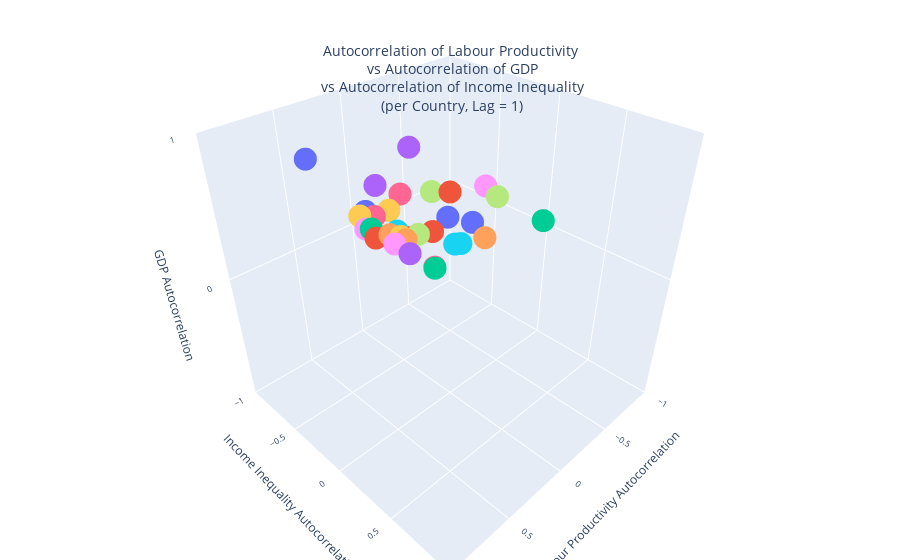

Notebook source saved alongside this figure:
### Code cell
# fig = px.scatter(merged, x='Labour Productivity Autocorrelation', y='Economic Sentiment Autocorrelation', title='Comparison of Autocorrelations Between Datasets', color = "Country Code")
# fig = px.scatter(merged, x='Labour Productivity Autocorrelation', y='Income Inequality Autocorrelation', title='Comparison of Autocorrelations Between Datasets', color = "Country Code")
fig = px.scatter_3d(merged, x='Labour Productivity Autocorrelation',
                            y='Income Inequality Autocorrelation',
                            z="GDP Autocorrelation",
                            title='Comparison of Autocorrelations Between Datasets',
                            color = "Country Code",
                            color_continuous_scale='Inferno')
fig.update_layout()
# fig.update_layout(xaxis_range=[-1,1])
# fig.update_layout(yaxis_range=[-1,1])
fig.update_layout(
    scene = {
    "xaxis": { "range": [-1, 1] },
    "yaxis": { "range": [-1 ,1] },
    "zaxis": { "range": [-1, 1] },
    "aspectmode": "cube"},
    margin = dict(l=0, r=0, b=0, t=0),
#     legend = {'orientation': 'h'},
    showlegend=False)
# fig.update_layout(zaxis_range=[-1,1])

fig.update_layout(title_text=(f'Autocorrelation of Labour Productivity'
                               '<br> vs Autocorrelation of GDP'
                               '<br> vs Autocorrelation of Income Inequality'
                              f'<br> (per Country, Lag = {default_lag})'),
                 title_x=0.5,
                 title_y=0.9,
                 font = { 'size': 10 })


# fig.update_layout(
#     margin=dict(l=0, r=50, t=0, b=50)
# )

fig.show()

### Figure 1 — Plotly figure (JSON) as saved in the notebook; plotly's stock layout.template omitted (floating-point values rounded to 4 significant figures)
{"data": [{"hovertemplate": "Country Code=AUT<br>Labour Productivity Autocorrelation=%{x}<br>Income Inequality Autocorrelation=%{y}<br>GDP Autocorrelation=%{z}<extra></extra>", "legendgroup": "AUT", "marker": {"color": "#636efa", "symbol": "circle"}, "mode": "markers", "name": "AUT", "scene": "scene", "showlegend": true, "type": "scatter3d", "x": [0.7564], "y": [-0.3047], "z": [0.9929]}, {"hovertemplate": "Country Code=BEL<br>Labour Productivity Autocorrelation=%{x}<br>Income Inequality Autocorrelation=%{y}<br>GDP Autocorrelation=%{z}<extra></extra>", "legendgroup": "BEL", "marker": {"color": "#EF553B", "symbol": "circle"}, "mode": "markers", "name": "BEL", "scene": "scene", "showlegend": true, "type": "scatter3d", "x": [0.4827], "y": [0.4802], "z": [0.9933]}, {"hovertemplate": "Country Code=BGR<br>Labour Productivity Autocorrelation=%{x}<br>Income Inequality Autocorrelation=%{y}<br>GDP Autocorrelation=%{z}<extra></extra>", "legendgroup": "BGR", "marker": {"color": "#00cc96", "symbol": "circle"}, "mode": "markers", "name": "BGR", "scene": "scene", "showlegend": true, "type": "scatter3d", "x": [0.9763], "y": [0.8897], "z": [0.9916]}, {"hovertemplate": "Country Code=CHE<br>Labour Productivity Autocorrelation=%{x}<br>Income Inequality Autocorrelation=%{y}<br>GDP Autocorrelation=%{z}<extra></extra>", "legendgroup": "CHE", "marker": {"color": "#ab63fa", "symbol": "circle"}, "mode": "markers", "name": "CHE", "scene": "scene", "showlegend": true, "type": "scatter3d", "x": [0.6925], "y": [0.1795], "z": [0.9947]}, {"hovertemplate": "Country Code=CYP<br>Labour Productivity Autocorrelation=%{x}<br>Income Inequality Autocorrelation=%{y}<br>GDP Autocorrelation=%{z}<extra></extra>", "legendgroup": "CYP", "marker": {"color": "#FFA15A", "symbol": "circle"}, "mode": "markers", "name": "CYP", "scene": "scene", "showlegend": true, "type": "scatter3d", "x": [0.9107], "y": [0.6458], "z": [0.988]}, {"hovertemplate": "Country Code=CZE<br>Labour Productivity Autocorrelation=%{x}<br>Income Inequality Autocorrelation=%{y}<br>GDP Autocorrelation=%{z}<extra></extra>", "legendgroup": "CZE", "marker": {"color": "#19d3f3", "symbol": "circle"}, "mode": "markers", "name": "CZE", "scene": "scene", "showlegend": true, "type": "scatter3d", "x": [0.89], "y": [0.5646], "z": [0.9875]}, {"hovertemplate": "Country Code=DEU<br>Labour Productivity Autocorrelation=%{x}<br>Income Inequality Autocorrelation=%{y}<br>GDP Autocorrelation=%{z}<extra></extra>", "legendgroup": "DEU", "marker": {"color": "#FF6692", "symbol": "circle"}, "mode": "markers", "name": "DEU", "scene": "scene", "showlegend": true, "type": "scatter3d", "x": [0.6703], "y": [0.3356], "z": [0.9983]}, {"hovertemplate": "Country Code=DNK<br>Labour Productivity Autocorrelation=%{x}<br>Income Inequality Autocorrelation=%{y}<br>GDP Autocorrelation=%{z}<extra></extra>", "legendgroup": "DNK", "marker": {"color": "#B6E880", "symbol": "circle"}, "mode": "markers", "name": "DNK", "scene": "scene", "showlegend": true, "type": "scatter3d", "x": [0.8562], "y": [0.6633], "z": [0.999]}, {"hovertemplate": "Country Code=ESP<br>Labour Productivity Autocorrelation=%{x}<br>Income Inequality Autocorrelation=%{y}<br>GDP Autocorrelation=%{z}<extra></extra>", "legendgroup": "ESP", "marker": {"color": "#FF97FF", "symbol": "circle"}, "mode": "markers", "name": "ESP", "scene": "scene", "showlegend": true, "type": "scatter3d", "x": [0.3146], "y": [0.5548], "z": [0.991]}, {"hovertemplate": "Country Code=EST<br>Labour Productivity Autocorrelation=%{x}<br>Income Inequality Autocorrelation=%{y}<br>GDP Autocorrelation=%{z}<extra></extra>", "legendgroup": "EST", "marker": {"color": "#FECB52", "symbol": "circle"}, "mode": "markers", "name": "EST", "scene": "scene", "showlegend": true, "type": "scatter3d", "x": [0.9116], "y": [0.6128], "z": [0.9901]}, {"hovertemplate": "Country Code=FIN<br>Labour Productivity Autocorrelation=%{x}<br>Income Inequality Autocorrelation=%{y}<br>GDP Autocorrelation=%{z}<extra></extra>", "legendgroup": "FIN", "marker": {"color": "#636efa", "symbol": "circle"}, "mode": "markers", "name": "FIN", "scene": "scene", "showlegend": true, "type": "scatter3d", "x": [0.8838], "y": [0.3413], "z": [0.993]}, {"hovertemplate": "Country Code=FRA<br>Labour Productivity Autocorrelation=%{x}<br>Income Inequality Autocorrelation=%{y}<br>GDP Autocorrelation=%{z}<extra></extra>", "legendgroup": "FRA", "marker": {"color": "#EF553B", "symbol": "circle"}, "mode": "markers", "name": "FRA", "scene": "scene", "showlegend": true, "type": "scatter3d", "x": [0.7982], "y": [0.6897], "z": [0.9993]}, {"hovertemplate": "Country Code=GBR<br>Labour Productivity Autocorrelation=%{x}<br>Income Inequality Autocorrelation=%{y}<br>GDP Autocorrelation=%{z}<extra></extra>", "legendgroup": "GBR", "marker": {"color": "#00cc96", "symbol": "circle"}, "mode": "markers", "name": "GBR", "scene": "scene", "showlegend": true, "type": "scatter3d", "x": [0.959], "y": [0.4738], "z": [0.9886]}, {"hovertemplate": "Country Code=GRC<br>Labour Productivity Autocorrelation=%{x}<br>Income Inequality Autocorrelation=%{y}<br>GDP Autocorrelation=%{z}<extra></extra>", "legendgroup": "GRC", "marker": {"color": "#ab63fa", "symbol": "circle"}, "mode": "markers", "name": "GRC", "scene": "scene", "showlegend": true, "type": "scatter3d", "x": [0.9546], "y": [0.7179], "z": [0.971]}, {"hovertemplate": "Country Code=HRV<br>Labour Productivity Autocorrelation=%{x}<br>Income Inequality Autocorrelation=%{y}<br>GDP Autocorrelation=%{z}<extra></extra>", "legendgroup": "HRV", "marker": {"color": "#FFA15A", "symbol": "circle"}, "mode": "markers", "name": "HRV", "scene": "scene", "showlegend": true, "type": "scatter3d", "x": [0.6625], "y": [0.8698], "z": [0.9878]}, {"hovertemplate": "Country Code=HUN<br>Labour Productivity Autocorrelation=%{x}<br>Income Inequality Autocorrelation=%{y}<br>GDP Autocorrelation=%{z}<extra></extra>", "legendgroup": "HUN", "marker": {"color": "#19d3f3", "symbol": "circle"}, "mode": "markers", "name": "HUN", "scene": "scene", "showlegend": true, "type": "scatter3d", "x": [0.7616], "y": [0.8238], "z": [0.982]}, {"hovertemplate": "Country Code=IRL<br>Labour Productivity Autocorrelation=%{x}<br>Income Inequality Autocorrelation=%{y}<br>GDP Autocorrelation=%{z}<extra></extra>", "legendgroup": "IRL", "marker": {"color": "#FF6692", "symbol": "circle"}, "mode": "markers", "name": "IRL", "scene": "scene", "showlegend": true, "type": "scatter3d", "x": [0.8754], "y": [0.3928], "z": [0.9839]}, {"hovertemplate": "Country Code=ISL<br>Labour Productivity Autocorrelation=%{x}<br>Income Inequality Autocorrelation=%{y}<br>GDP Autocorrelation=%{z}<extra></extra>", "legendgroup": "ISL", "marker": {"color": "#B6E880", "symbol": "circle"}, "mode": "markers", "name": "ISL", "scene": "scene", "showlegend": true, "type": "scatter3d", "x": [0.4669], "y": [0.3356], "z": [0.9358]}, {"hovertemplate": "Country Code=ITA<br>Labour Productivity Autocorrelation=%{x}<br>Income Inequality Autocorrelation=%{y}<br>GDP Autocorrelation=%{z}<extra></extra>", "legendgroup": "ITA", "marker": {"color": "#FF97FF", "symbol": "circle"}, "mode": "markers", "name": "ITA", "scene": "scene", "showlegend": true, "type": "scatter3d", "x": [0.971], "y": [0.6429], "z": [0.9922]}, {"hovertemplate": "Country Code=LTU<br>Labour Productivity Autocorrelation=%{x}<br>Income Inequality Autocorrelation=%{y}<br>GDP Autocorrelation=%{z}<extra></extra>", "legendgroup": "LTU", "marker": {"color": "#FECB52", "symbol": "circle"}, "mode": "markers", "name": "LTU", "scene": "scene", "showlegend": true, "type": "scatter3d", "x": [0.9236], "y": [0.3501], "z": [0.9888]}, {"hovertemplate": "Country Code=LUX<br>Labour Productivity Autocorrelation=%{x}<br>Income Inequality Autocorrelation=%{y}<br>GDP Autocorrelation=%{z}<extra></extra>", "legendgroup": "LUX", "marker": {"color": "#636efa", "symbol": "circle"}, "mode": "markers", "name": "LUX", "scene": "scene", "showlegend": true, "type": "scatter3d", "x": [0.6177], "y": [0.7546], "z": [0.9968]}, {"hovertemplate": "Country Code=LVA<br>Labour Productivity Autocorrelation=%{x}<br>Income Inequality Autocorrelation=%{y}<br>GDP Autocorrelation=%{z}<extra></extra>", "legendgroup": "LVA", "marker": {"color": "#EF553B", "symbol": "circle"}, "mode": "markers", "name": "LVA", "scene": "scene", "showlegend": true, "type": "scatter3d", "x": [0.9784], "y": [0.5271], "z": [0.9741]}, {"hovertemplate": "Country Code=MKD<br>Labour Productivity Autocorrelation=%{x}<br>Income Inequality Autocorrelation=%{y}<br>GDP Autocorrelation=%{z}<extra></extra>", "legendgroup": "MKD", "marker": {"color": "#00cc96", "symbol": "circle"}, "mode": "markers", "name": "MKD", "scene": "scene", "showlegend": true, "type": "scatter3d", "x": [0.3856], "y": [0.9636], "z": [0.996]}, {"hovertemplate": "Country Code=MLT<br>Labour Productivity Autocorrelation=%{x}<br>Income Inequality Autocorrelation=%{y}<br>GDP Autocorrelation=%{z}<extra></extra>", "legendgroup": "MLT", "marker": {"color": "#ab63fa", "symbol": "circle"}, "mode": "markers", "name": "MLT", "scene": "scene", "showlegend": true, "type": "scatter3d", "x": [0.2773], "y": [-0.03795], "z": [0.9921]}, {"hovertemplate": "Country Code=NLD<br>Labour Productivity Autocorrelation=%{x}<br>Income Inequality Autocorrelation=%{y}<br>GDP Autocorrelation=%{z}<extra></extra>", "legendgroup": "NLD", "marker": {"color": "#FFA15A", "symbol": "circle"}, "mode": "markers", "name": "NLD", "scene": "scene", "showlegend": true, "type": "scatter3d", "x": [0.9389], "y": [0.5746], "z": [0.9946]}, {"hovertemplate": "Country Code=NOR<br>Labour Productivity Autocorrelation=%{x}<br>Income Inequality Autocorrelation=%{y}<br>GDP Autocorrelation=%{z}<extra></extra>", "legendgroup": "NOR", "marker": {"color": "#19d3f3", "symbol": "circle"}, "mode": "markers", "name": "NOR", "scene": "scene", "showlegend": true, "type": "scatter3d", "x": [0.7908], "y": [0.8168], "z": [0.9892]}, {"hovertemplate": "Country Code=POL<br>Labour Productivity Autocorrelation=%{x}<br>Income Inequality Autocorrelation=%{y}<br>GDP Autocorrelation=%{z}<extra></extra>", "legendgroup": "POL", "marker": {"color": "#FF6692", "symbol": "circle"}, "mode": "markers", "name": "POL", "scene": "scene", "showlegend": true, "type": "scatter3d", "x": [0.9645], "y": [0.8765], "z": [0.9845]}, {"hovertemplate": "Country Code=PRT<br>Labour Productivity Autocorrelation=%{x}<br>Income Inequality Autocorrelation=%{y}<br>GDP Autocorrelation=%{z}<extra></extra>", "legendgroup": "PRT", "marker": {"color": "#B6E880", "symbol": "circle"}, "mode": "markers", "name": "PRT", "scene": "scene", "showlegend": true, "type": "scatter3d", "x": [0.3545], "y": [0.6664], "z": [0.9904]}, {"hovertemplate": "Country Code=ROU<br>Labour Productivity Autocorrelation=%{x}<br>Income Inequality Autocorrelation=%{y}<br>GDP Autocorrelation=%{z}<extra></extra>", "legendgroup": "ROU", "marker": {"color": "#FF97FF", "symbol": "circle"}, "mode": "markers", "name": "ROU", "scene": "scene", "showlegend": true, "type": "scatter3d", "x": [0.9733], "y": [0.4549], "z": [0.9863]}, {"hovertemplate": "Country Code=SVK<br>Labour Productivity Autocorrelation=%{x}<br>Income Inequality Autocorrelation=%{y}<br>GDP Autocorrelation=%{z}<extra></extra>", "legendgroup": "SVK", "marker": {"color": "#FECB52", "symbol": "circle"}, "mode": "markers", "name": "SVK", "scene": "scene", "showlegend": true, "type": "scatter3d", "x": [0.8034], "y": [0.4096], "z": [0.9937]}, {"hovertemplate": "Country Code=SVN<br>Labour Productivity Autocorrelation=%{x}<br>Income Inequality Autocorrelation=%{y}<br>GDP Autocorrelation=%{z}<extra></extra>", "legendgroup": "SVN", "marker": {"color": "#636efa", "symbol": "circle"}, "mode": "markers", "name": "SVN", "scene": "scene", "showlegend": true, "type": "scatter3d", "x": [0.6534], "y": [0.6372], "z": [0.9896]}, {"hovertemplate": "Country Code=SWE<br>Labour Productivity Autocorrelation=%{x}<br>Income Inequality Autocorrelation=%{y}<br>GDP Autocorrelation=%{z}<extra></extra>", "legendgroup": "SWE", "marker": {"color": "#EF553B", "symbol": "circle"}, "mode": "markers", "name": "SWE", "scene": "scene", "showlegend": true, "type": "scatter3d", "x": [0.8787], "y": [0.6394], "z": [0.9822]}], "layout": {"font": {"size": 10}, "legend": {"title": {"text": "Country Code"}, "tracegroupgap": 0}, "margin": {"b": 0, "l": 0, "r": 0, "t": 0}, "scene": {"aspectmode": "cube", "domain": {"x": [0, 1], "y": [0, 1]}, "xaxis": {"range": [-1, 1], "title": {"text": "Labour Productivity Autocorrelation"}}, "yaxis": {"range": [-1, 1], "title": {"text": "Income Inequality Autocorrelation"}}, "zaxis": {"range": [-1, 1], "title": {"text": "GDP Autocorrelation"}}}, "showlegend": false, "title": {"text": "Autocorrelation of Labour Productivity<br> vs Autocorrelation of GDP<br> vs Autocorrelation of Income Inequality<br> (per Country, Lag = 1)", "x": 0.5, "y": 0.9}}}
